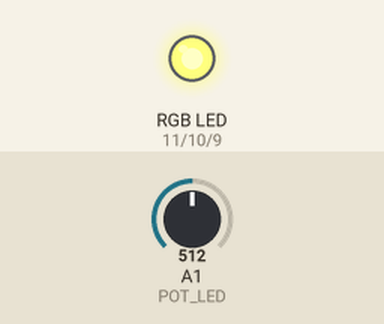
Bench run of a sketch on a simulated Arduino Uno, built with avr-gcc and run on an emulated ATmega328P. On the bench: an RGB LED mixed from three pins (HIGH = lit). The test bench sets the inputs (shaded band); at power-on: A1 (POT_LED) = 512.

Above: at 1.2 s.
1.3 s: A1 (POT_LED) set to 716
At 1.8 s:
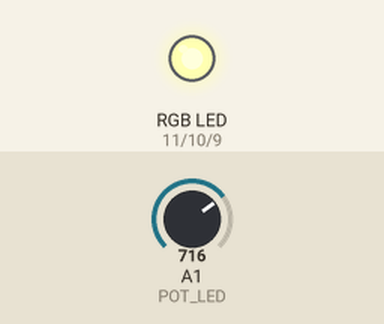
2.8 s: A1 (POT_LED) set to 900
At 4.0 s:
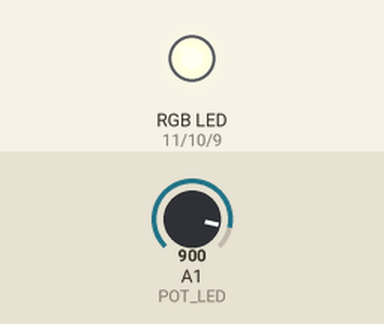
4.3 s: A1 (POT_LED) set to 122
At 5.3 s:
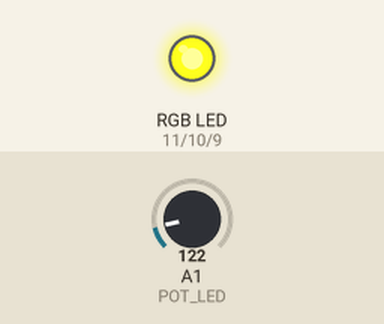
5.8 s: A1 (POT_LED) set to 0
At 6.4 s:
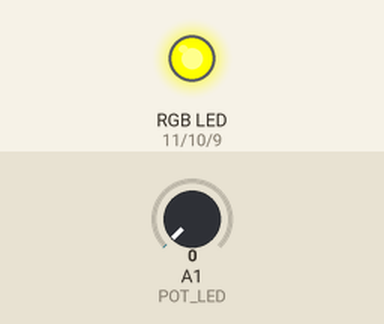
7.3 s: A1 (POT_LED) set to 511
At 7.6 s:
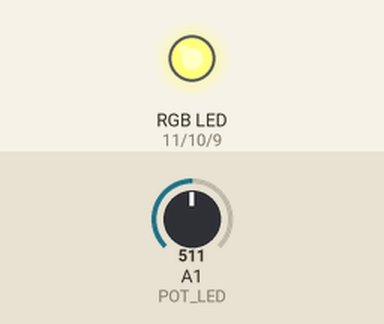
Timing chart, 0 to 9.8 s (numbered marks = the images above; inputs shaded):
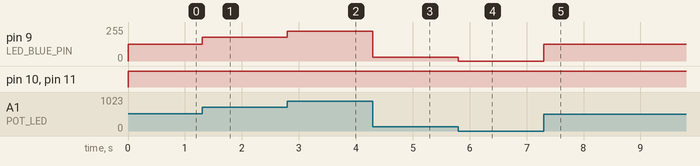

Measured:
- after the input at 1.3 s, pin 9 (LED_BLUE_PIN): 127/255 → 178/255 at once
- after the input at 2.8 s, pin 9 (LED_BLUE_PIN): 178/255 → 224/255 at once
- after the input at 4.3 s, pin 9 (LED_BLUE_PIN): 224/255 → 30/255 at once
- after the input at 5.8 s, pin 9 (LED_BLUE_PIN): 30/255 → 0/255 at once
- after the input at 7.3 s, pin 9 (LED_BLUE_PIN): 0/255 → 127/255 at once

The sketch:

exercise_8.ino
```cpp
int LED_RED_PIN = 11;
int LED_GREEN_PIN = 10;
int LED_BLUE_PIN = 9;
int POT_LED = A1;
int val_sensor_led = 0;
int val_output_led = 0;

void setup() {
  pinMode(LED_RED_PIN, OUTPUT);
  pinMode(LED_GREEN_PIN, OUTPUT);
  pinMode(LED_BLUE_PIN, OUTPUT);
}

void loop() {
  val_sensor_led = analogRead(POT_LED);
  val_output_led = map(val_sensor_led, 0, 1023, 0 , 255);
  RGB_Color(255, 255, val_output_led);
}

void RGB_Color(int led_red_val, int led_green_val, int led_blue_val) {
  analogWrite(LED_RED_PIN, led_red_val);
  analogWrite(LED_GREEN_PIN, led_green_val);
  analogWrite(LED_BLUE_PIN, led_blue_val);
}
```
